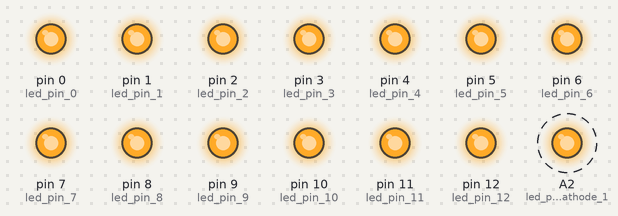
Bench run of a sketch on a simulated Arduino Uno, built with avr-gcc and run on an emulated ATmega328P. Shown: output pins drawn as LEDs (lit = HIGH). Dashed ring = blinking.

Above: at 0.5 s.
Timing chart, 0 to 4.6 s (numbered marks = the images above):
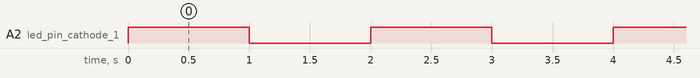

The sketch:

ledcube-test-cola.ino
```cpp
// led pins
const int led_pin_0 = 0;
const int led_pin_1 = 1;
const int led_pin_2 = 2;
const int led_pin_3 = 3;
const int led_pin_4 = 4;
const int led_pin_5 = 5;
const int led_pin_6 = 6;
const int led_pin_7 = 7;
const int led_pin_8 = 8;
const int led_pin_9 = 9;
const int led_pin_10 = 10;
const int led_pin_11 = 11;
const int led_pin_12 = 12;
const int led_pin_13 = 13;
const int led_pin_14 = A0;
const int led_pin_15 = A1;
const int led_pin_cathode_1 = A2;


const int led_pin_cathode_1_volt = 255;
const int delay_ms  = 1000;


//
//// cathode analogue pin
//const int cathode_l0_pin = 2;

void setup()
{
    // setup write on led-pins
    pinMode(led_pin_0, OUTPUT);
    pinMode(led_pin_1, OUTPUT);
    pinMode(led_pin_2, OUTPUT);
    pinMode(led_pin_3, OUTPUT);
    pinMode(led_pin_4, OUTPUT);
    pinMode(led_pin_5, OUTPUT);
    pinMode(led_pin_6, OUTPUT);
    pinMode(led_pin_7, OUTPUT);
    pinMode(led_pin_8, OUTPUT);
    pinMode(led_pin_9, OUTPUT);
    pinMode(led_pin_10, OUTPUT);
    pinMode(led_pin_11, OUTPUT);
    pinMode(led_pin_12, OUTPUT);
    pinMode(led_pin_13, OUTPUT);
    pinMode(led_pin_14, OUTPUT);
    pinMode(led_pin_15, OUTPUT);


    pinMode(led_pin_cathode_1, OUTPUT);
    digitalWrite(led_pin_0, HIGH);
    digitalWrite(led_pin_1, HIGH);
    digitalWrite(led_pin_2, HIGH);
    digitalWrite(led_pin_3, HIGH);
    digitalWrite(led_pin_4, HIGH);
    digitalWrite(led_pin_5, HIGH);
    digitalWrite(led_pin_6, HIGH);
    digitalWrite(led_pin_7, HIGH);
    digitalWrite(led_pin_8, HIGH);
    digitalWrite(led_pin_9, HIGH);
    digitalWrite(led_pin_10, HIGH);
    digitalWrite(led_pin_11, HIGH);
    digitalWrite(led_pin_12, HIGH);
    digitalWrite(led_pin_13, HIGH);
    digitalWrite(led_pin_14, HIGH);
    digitalWrite(led_pin_15, HIGH);


}

void loop()
{
      digitalWrite(led_pin_cathode_1, led_pin_cathode_1_volt);
      delay(delay_ms);
      digitalWrite(led_pin_cathode_1, 0);
      delay(delay_ms);


//      digitalWrite(led_pin_0, HIGH);
//      analogWrite(led_pin_1, analog_volt);
//      delay(delay_ms);
//      analogWrite(led_pin_1, 0);
//      delay(delay_ms);


//    digitalWrite(led_pin_0, HIGH);
//    digitalWrite(led_pin_1, HIGH);
//    digitalWrite(led_pin_2, HIGH);
//    digitalWrite(led_pin_3, HIGH);
//
//    analogWrite(cathode_l0_pin, 255);
//    delay(1000);
//    analogWrite(cathode_l0_pin, 0);
  }
```

Measured:
- by itself, A2 (led_pin_cathode_1): alternates HIGH for 1.0 s and LOW for 1.0 s
